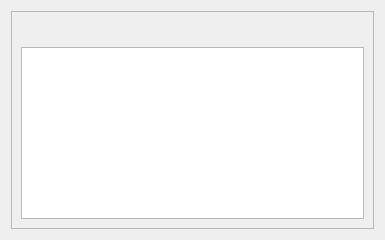
<?xml version="1.0" encoding="UTF-8"?>
<ui version="4.0">
 <class>Form</class>
 <widget class="QWidget" name="Form">
  <property name="geometry">
   <rect>
    <x>0</x>
    <y>0</y>
    <width>385</width>
    <height>240</height>
   </rect>
  </property>
  <property name="windowTitle">
   <string>Form</string>
  </property>
  <layout class="QHBoxLayout" name="horizontalLayout">
   <item>
    <widget class="QFrame" name="frame">
     <property name="frameShape">
      <enum>QFrame::StyledPanel</enum>
     </property>
     <property name="frameShadow">
      <enum>QFrame::Raised</enum>
     </property>
     <layout class="QVBoxLayout" name="verticalLayout">
      <item>
       <layout class="QVBoxLayout" name="verticalLayout_2">
        <item>
         <widget class="QWidget" name="widget" native="true">
          <widget class="QPushButton" name="pushButton">
           <property name="geometry">
            <rect>
             <x>10</x>
             <y>0</y>
             <width>80</width>
             <height>24</height>
            </rect>
           </property>
           <property name="text">
            <string>PushButton</string>
           </property>
          </widget>
         </widget>
        </item>
        <item>
         <spacer name="verticalSpacer">
          <property name="orientation">
           <enum>Qt::Vertical</enum>
          </property>
          <property name="sizeHint" stdset="0">
           <size>
            <width>20</width>
            <height>40</height>
           </size>
          </property>
         </spacer>
        </item>
        <item>
         <widget class="QTextEdit" name="textEdit"/>
        </item>
       </layout>
      </item>
     </layout>
    </widget>
   </item>
  </layout>
 </widget>
 <resources/>
 <connections/>
</ui>
